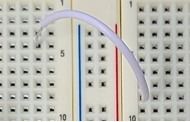
#> input picture temp/wire1.JPG, 190 x 122 px, found by its file name
$ python wire_test_ui.py
#> lines starting #> are read from the running program, lines starting #| are printed output that depends on the picture; after the words box and inside, x2 and y2 are one past the last pixel; in counts of white or black regions, pixels touching at a corner belong together
### temp/wire_detector.py
import cv2
import numpy as np
import networkx as nx
from hole_detector import HoleDetector
from sklearn.cluster import DBSCAN
from sklearn.metrics import silhouette_score
from skimage.feature import local_binary_pattern

class WireDetector:
    def __init__(self, kernel_size=3, endpoint_eps=20):
        # Morphology kernel for noise filtering
        self.kernel = np.ones((kernel_size, kernel_size), np.uint8)
        # HSV color ranges for black and red wires
        self.color_ranges = {
            'black': ([0, 0, 0], [180, 255, 80]),
            'red1': ([0, 80, 80], [20, 255, 255]),
            'red2': ([150, 80, 80], [180, 255, 255])
        }
        # Hole detector for pin removal
        self.hole_detector = HoleDetector()
        # Parameters for adaptive thresholding of white wires
        self.white_block = None
        self.white_c = None
        self.full_white_mask = None
        # DBSCAN eps for endpoint clustering
        self.endpoint_eps = endpoint_eps

    # [36 lines left out: function configure_white_thresholds, not called in this run]


    '''def extract_white_wire_mask(self, image, bbox):
        x1, y1, x2, y2 = bbox
        roi = image[y1:y2, x1:x2]

        # LAB 색 공간으로 변환
        lab = cv2.cvtColor(roi, cv2.COLOR_BGR2LAB)
        l_channel, a_channel, b_channel = cv2.split(lab)

        # L 채널에서 밝은 영역 추출 (흰색)
        _, l_mask = cv2.threshold(l_channel, 160, 255, cv2.THRESH_BINARY)

        # a,b 채널에서 특정 색상 범위 제외 (살색 제외)
        ab_mask = cv2.inRange(cv2.merge([a_channel, b_channel]),
                            np.array([120, 120]), np.array([140, 150]))
        ab_mask = cv2.bitwise_not(ab_mask)

        # 두 마스크 결합
        combined = cv2.bitwise_and(l_mask, ab_mask)
        combined = cv2.morphologyEx(combined, cv2.MORPH_OPEN, self.kernel)
        combined = cv2.morphologyEx(combined, cv2.MORPH_CLOSE, self.kernel)

        return self.remove_holes(combined, roi)'''


    # [24 lines left out: function extract_white_wire_mask, not called in this run]


    def remove_holes(self, mask, image):
        # Remove pin-hole regions from mask
        from detector.pin_detector import PinDetector
        _, pins = PinDetector().detect_pins(image)
        hole_mask = np.zeros_like(mask)
        for x, y in pins:
            cv2.circle(hole_mask, (x, y), 8, 255, -1)
        return cv2.bitwise_and(mask, cv2.bitwise_not(hole_mask))

    # [218 lines left out: functions skeletonize, skeleton_to_graph, find_wire_endpoints_graph, detect_wires, is_good_endpoints, endpoint_distance_ratio and 2 more, not called in this run]

### temp/hole_detector.py
# hole_detector.py
import cv2
import numpy as np

class HoleDetector:
    """
    Breadboard 구멍 검출 클래스로, adaptive threshold + contour 필터링,
    행 그룹화 및 보간 기능 제공
    """
    def __init__(self,
                 block_sizes=[11,15,19],
                 c_values=[0,5,10,15],
                 min_area=5,
                 max_area=150,
                 aspect_ratio_range=(0.5,1.5),
                 circ_threshold=0.1,
                 y_threshold_range=(5,30),
                 y_step=0.5,
                 target_rows=67):
        self.block_sizes = block_sizes
        self.c_values = c_values
        self.min_area = min_area
        self.max_area = max_area
        self.aspect_ratio_range = aspect_ratio_range
        self.circ_threshold = circ_threshold
        self.y_threshold_range = y_threshold_range
        self.y_step = y_step
        self.target_rows = target_rows

    # [135 lines left out: functions _filter_valid_holes, detect_holes, group_rows, find_optimal_y, interpolate_rows, cluster_by_pattern and 1 more, not called in this run]

### temp/wire_test_ui.py
import cv2
import numpy as np
import sys

# detector 패키지가 있는 최상위 폴더 경로 설정
sys.path.append(r'd:\Hyuntak\연구실\AR 회로 튜터\breadboard_project\temp')

from wire_detector import WireDetector

def nothing(x):
    pass

def run_interactive(img_path):
    # 이미지 로드
#> called with img_path = 'wire1.jpg'
    img = cv2.imread(img_path)
#> img is the input picture: shape (122, 190, 3); mean B, G, R 180.6, 187.4, 188.1
    if img is None:
        raise FileNotFoundError(f"이미지를 불러올 수 없습니다: {img_path}")
    h, w = img.shape[:2]
#> h = 122; w = 190

    # Settings 윈도우와 트랙바 생성
    cv2.namedWindow('Settings', cv2.WINDOW_NORMAL)
    cv2.resizeWindow('Settings', 400, 200)
    cv2.createTrackbar('Kernel Size', 'Settings', 3, 15, nothing)
    cv2.createTrackbar('Endpoint eps', 'Settings', 20, 100, nothing)
    cv2.createTrackbar('L Threshold', 'Settings', 160, 255, nothing)
    cv2.createTrackbar('Canny Low', 'Settings', 20, 100, nothing)
    cv2.createTrackbar('Canny High', 'Settings', 80, 200, nothing)

    while True:
        # 트랙바 값 읽기
        k = cv2.getTrackbarPos('Kernel Size', 'Settings')
        eps = cv2.getTrackbarPos('Endpoint eps', 'Settings')
        l_thresh = cv2.getTrackbarPos('L Threshold', 'Settings')
        canny_low = cv2.getTrackbarPos('Canny Low', 'Settings')
        canny_high = cv2.getTrackbarPos('Canny High', 'Settings')

        # kernel_size는 홀수, 최소 1
        if k < 1: k = 1
        if k % 2 == 0: k += 1
        # Canny 범위 보정
        if canny_high < canny_low + 1:
            canny_high = canny_low + 1

        # WireDetector 초기화
        detector = WireDetector(kernel_size=k, endpoint_eps=eps)

        # custom extract_white_wire_mask 적용
        def custom_extract(image, bbox):
#> called with bbox = (0, 0, 190, 122)
            x1, y1, x2, y2 = bbox
            roi = image[y1:y2, x1:x2]
            # LAB 기반 마스크
            lab = cv2.cvtColor(roi, cv2.COLOR_BGR2LAB)
#> lab: shape (122, 190, 3); mean of channels 0, 1, 2 193.1, 127.2, 131.5
            l_channel, a_channel, b_channel = cv2.split(lab)
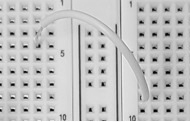
#> l_channel: shape (122, 190); min 0, max 255, mean 193.1
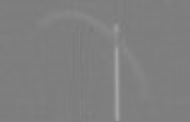
#> a_channel: shape (122, 190); min 120, max 166, mean 127.2
            _, l_mask = cv2.threshold(l_channel, l_thresh, 255, cv2.THRESH_BINARY)
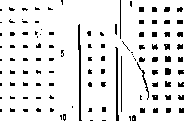
#> l_mask: shape (122, 190); 90.5% white; black in thin lines or dots
            ab_mask = cv2.inRange(
                cv2.merge([a_channel, b_channel]),
                np.array([120, 120]), np.array([140, 150])
            )
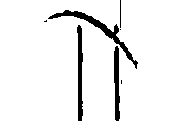
#> ab_mask: shape (122, 190); 94% white; 7 black regions (3 under 20 px), largest, box (x1, y1, x2, y2) and area: (48, 10, 138, 69) 598, (77, 25, 83, 121) 406, (114, 46, 120, 121) 343, (120, 0, 121, 28) 28
            ab_mask = cv2.bitwise_not(ab_mask)
            mask = cv2.bitwise_and(l_mask, ab_mask)
#> mask: shape (122, 190); 4.2% white; 8 white regions (3 under 20 px), largest, box (x1, y1, x2, y2) and area: (48, 10, 137, 69) 561, (80, 26, 83, 120) 131, (114, 48, 116, 120) 104, (116, 46, 120, 119) 85, (78, 50, 79, 121) 71
            # Canny 엣지 추가
            gray = cv2.cvtColor(roi, cv2.COLOR_BGR2GRAY)
            edges = cv2.Canny(gray, canny_low, canny_high)
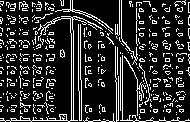
#> edges: shape (122, 190); 17.3% white in thin lines or dots
            mask = cv2.bitwise_or(mask, edges)
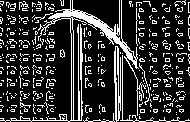
#> mask: shape (122, 190); 20.3% white in thin lines or dots
            # 모폴로지 정리
            mask = cv2.morphologyEx(mask, cv2.MORPH_OPEN, detector.kernel)
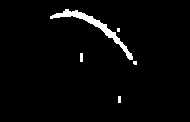
#> mask: shape (122, 190); 2.8% white; 5 white regions (2 under 20 px), largest, box (x1, y1, x2, y2) and area: (50, 9, 133, 60) 569, (80, 53, 83, 62) 27, (118, 96, 121, 103) 21
            mask = cv2.morphologyEx(mask, cv2.MORPH_CLOSE, detector.kernel)
#> mask: shape (122, 190); 2.8% white; 5 white regions (2 under 20 px), largest, box (x1, y1, x2, y2) and area: (50, 9, 133, 60) 572, (80, 53, 83, 62) 27, (118, 96, 121, 103) 21
            return detector.remove_holes(mask, roi)

        detector.extract_white_wire_mask = custom_extract

        # configure_white_thresholds 우회 (흰 마스크가 있어야 내부 호출 방지)
        detector.configure_white_thresholds = lambda img: None
        detector.full_white_mask = np.zeros((h, w), dtype=np.uint8)

        # 전체 영역 흰 전선 마스크
        white_mask = detector.extract_white_wire_mask(img, (0, 0, w, h))

        # Black/Red wire 검출
        segs = detector.detect_wires(img)
        endpoints, channel = detector.select_best_endpoints(segs)

        # 결과 오버레이 준비
        overlay = img.copy()
        mask_bgr = cv2.cvtColor(white_mask, cv2.COLOR_GRAY2BGR)
        overlay = cv2.addWeighted(overlay, 0.7, mask_bgr, 0.3, 0)

        # 엔드포인트 그리기 (white 채널 기준)
        for (x, y) in endpoints:
            cv2.circle(overlay, (x, y), 5, (0, 0, 255), -1)

        # 파라미터 정보 표시
        info = f"K={k}, eps={eps}, Lth={l_thresh}, Cny[{canny_low},{canny_high}], Ch={channel}"
        cv2.putText(overlay, info, (10, 30),
                    cv2.FONT_HERSHEY_SIMPLEX, 0.8, (0, 0, 255), 2)

        # 화면 출력
        cv2.imshow('Result', overlay)

        # 'q' 누르면 종료
        if cv2.waitKey(100) & 0xFF == ord('q'):
            break

    cv2.destroyAllWindows()

if __name__ == '__main__':
    img_path = 'wire1.jpg'
#> (the run stopped early here; a loop or call above may not have finished)

$ run again, with temp/wire0.JPG copied over temp/wire1.JPG
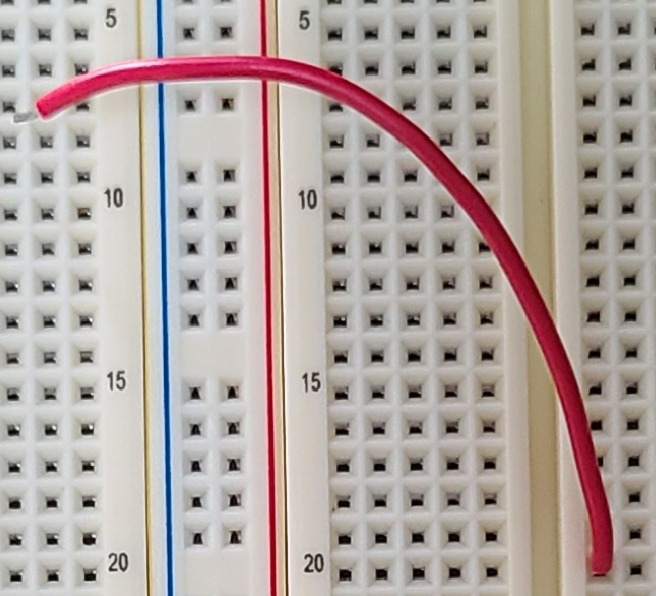
#> input picture temp/wire0.JPG, 656 x 596 px, found by its file name
#> in run_interactive, img is the input picture: shape (596, 656, 3); mean B, G, R 161.6, 166, 177.9
#> lab: shape (596, 656, 3); mean of channels 0, 1, 2 176.1, 131.7, 132.8
#> in custom_extract, `_, l_mask = cv2.threshold(l_channel, l_thresh, 255, cv2.THRESH_BINARY)`:
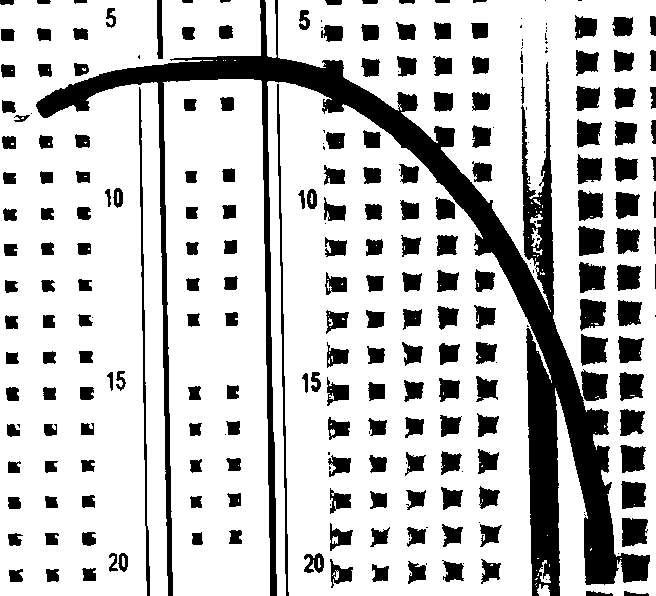
#> l_mask: shape (596, 656); 77.1% white; 262 black regions (55 under 20 px), largest, box (x1, y1, x2, y2) and area: (36, 0, 650, 596) 39357, (139, 87, 150, 596) 1208, (277, 84, 289, 596) 1159
#> edges: shape (596, 656); 11.4% white in thin lines or dots
#> in custom_extract, `mask = cv2.morphologyEx(mask, cv2.MORPH_OPEN, detector.kernel)`:
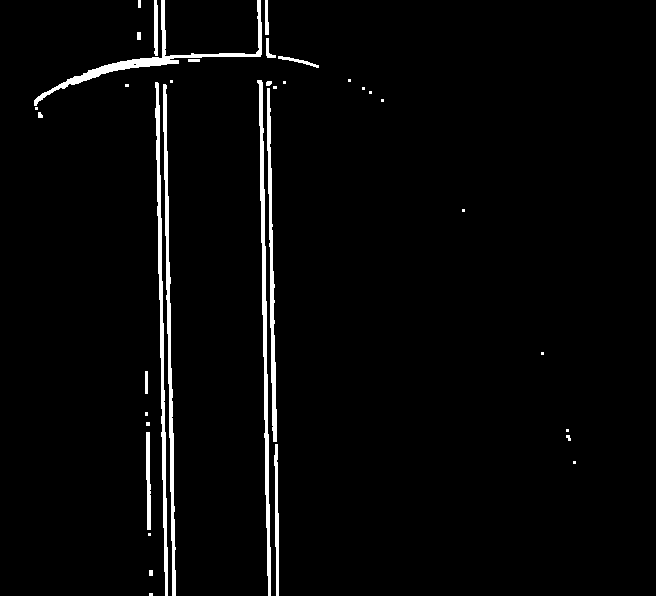
#> mask: shape (596, 656); 2.8% white; 36 white regions (17 under 20 px), largest, box (x1, y1, x2, y2) and area: (257, 80, 271, 596) 2008, (163, 84, 176, 596) 1895, (155, 82, 168, 596) 1889

$ run again, with temp/wire10.JPG copied over temp/wire1.JPG
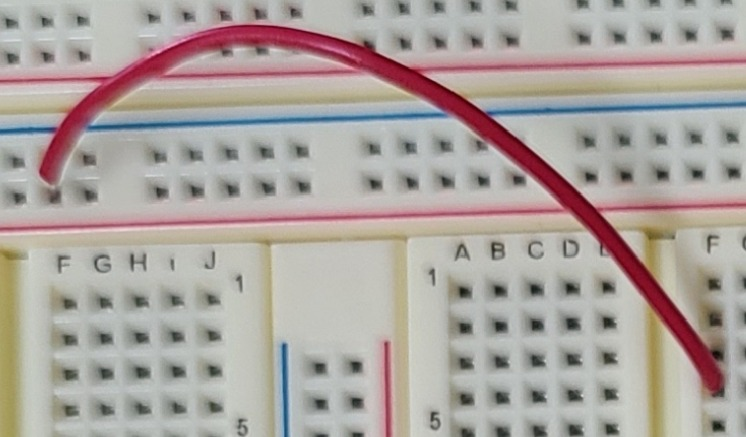
#> input picture temp/wire10.JPG, 746 x 437 px, found by its file name
#> in run_interactive, img is the input picture: shape (437, 746, 3); mean B, G, R 158.4, 163, 172.1
#> lab: shape (437, 746, 3); mean of channels 0, 1, 2 172.8, 130.8, 132.2
#> in custom_extract, `_, l_mask = cv2.threshold(l_channel, l_thresh, 255, cv2.THRESH_BINARY)`:
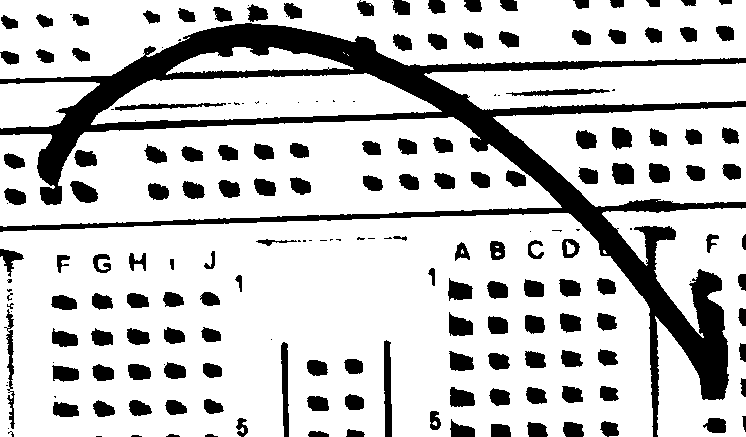
#> l_mask: shape (437, 746); 78% white; 195 black regions (49 under 20 px), largest, box (x1, y1, x2, y2) and area: (0, 23, 746, 437) 37657, (384, 340, 392, 437) 650, (281, 342, 289, 437) 553
#> edges: shape (437, 746); 9.3% white in thin lines or dots
#> in custom_extract, `mask = cv2.morphologyEx(mask, cv2.MORPH_CLOSE, detector.kernel)`:
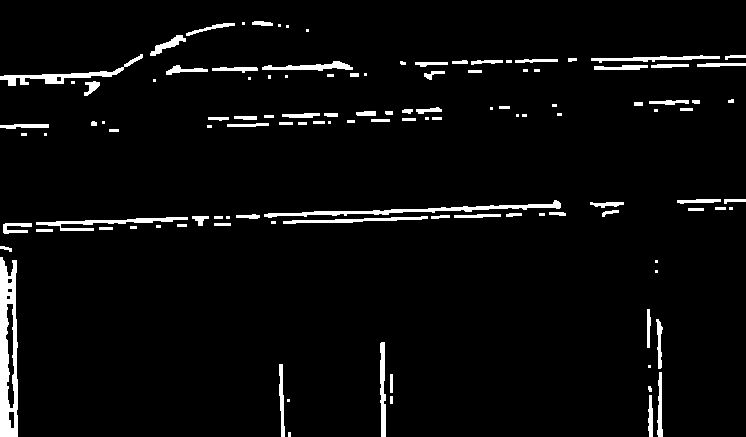
#> mask: shape (437, 746); 4.1% white; 117 white regions (35 under 20 px), largest, box (x1, y1, x2, y2) and area: (0, 257, 18, 437) 2336, (264, 200, 561, 218) 1132, (0, 54, 143, 86) 812

$ run again, with temp/wire2.JPG copied over temp/wire1.JPG
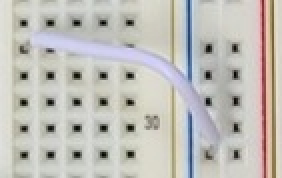
#> input picture temp/wire2.JPG, 141 x 89 px, found by its file name (shown 2 times larger)
#> in run_interactive, img is the input picture: shape (89, 141, 3); mean B, G, R 184.6, 190.5, 192.6
#> lab: shape (89, 141, 3); mean of channels 0, 1, 2 196.4, 127.9, 131.3
#> l_mask: shape (89, 141); 90.7% white; black in thin lines or dots
#> edges: shape (89, 141); 18% white in thin lines or dots
#> in custom_extract, `mask = cv2.morphologyEx(mask, cv2.MORPH_OPEN, detector.kernel)`:
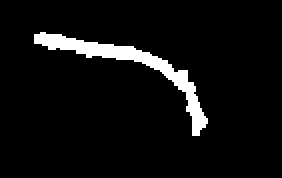
#> mask: shape (89, 141) (shown 2 times larger); 5.6% white; 1 white region, box (x1, y1, x2, y2) and area: (17, 16, 104, 68) 701
